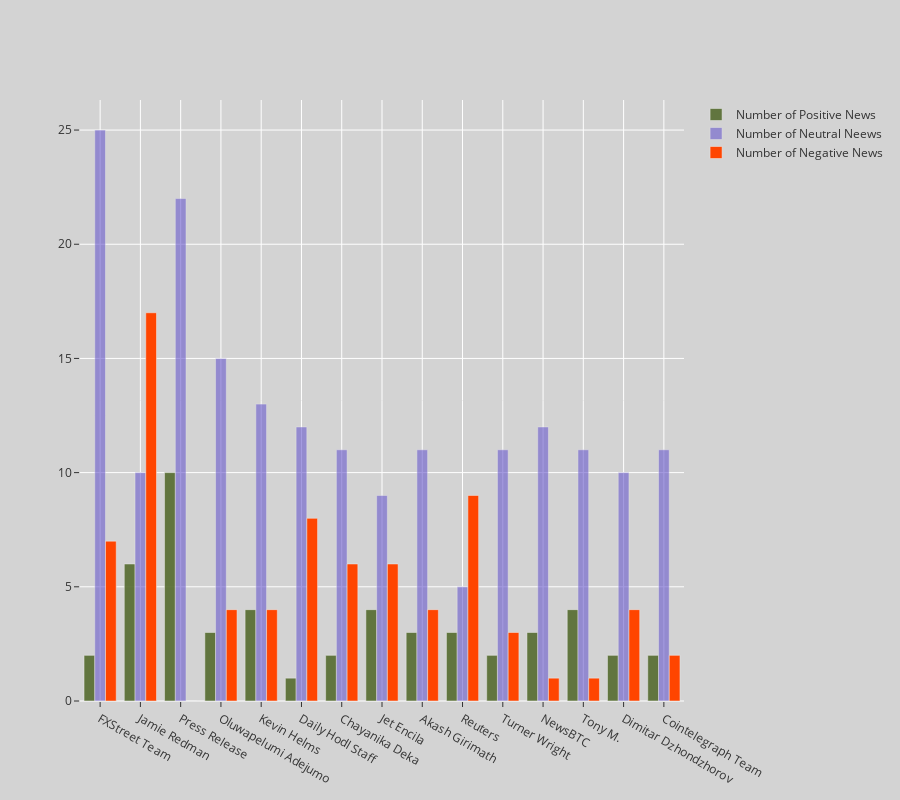

The notebook cell saved with this chart:
### Markdown cell above
---

### Code cell
fig8 = make_subplots(rows=1, cols=1)
dff = df[:15]

fig8.add_bar(name="Number of Positive News", x=dff['author'], y=dff['number_of_positive_news'], opacity=0.9, marker_color='DarkOliveGreen')
fig8.add_bar(name="Number of Neutral Neews", x=dff['author'], y=dff['number_of_neutral_news'], opacity=0.6, marker_color='SlateBlue')
fig8.add_bar(name="Number of Negative News", x=dff['author'], y=dff['number_of_negative_news'], opacity=1, marker_color='OrangeRed')

fig8.update_layout(height=800, template='ggplot2', paper_bgcolor='rgb(211, 211, 211)', plot_bgcolor='rgb(211, 211, 211)')
fig8.show()

### Figure 1 — Plotly figure (JSON) as saved in the notebook; plotly's stock layout.template omitted (floating-point values rounded to 4 significant figures)
{"data": [{"marker": {"color": "DarkOliveGreen"}, "name": "Number of Positive News", "opacity": 0.9, "type": "bar", "x": ["FXStreet Team", "Jamie Redman", "Press Release", "Oluwapelumi Adejumo", "Kevin Helms", "Daily Hodl Staff", "Chayanika Deka", "Jet Encila", "Akash Girimath", "Reuters", "Turner Wright", "NewsBTC", "Tony M.", "Dimitar Dzhondzhorov", "Cointelegraph Team"], "y": [2, 6, 10, 3, 4, 1, 2, 4, 3, 3, 2, 3, 4, 2, 2]}, {"marker": {"color": "SlateBlue"}, "name": "Number of Neutral Neews", "opacity": 0.6, "type": "bar", "x": ["FXStreet Team", "Jamie Redman", "Press Release", "Oluwapelumi Adejumo", "Kevin Helms", "Daily Hodl Staff", "Chayanika Deka", "Jet Encila", "Akash Girimath", "Reuters", "Turner Wright", "NewsBTC", "Tony M.", "Dimitar Dzhondzhorov", "Cointelegraph Team"], "y": [25, 10, 22, 15, 13, 12, 11, 9, 11, 5, 11, 12, 11, 10, 11]}, {"marker": {"color": "OrangeRed"}, "name": "Number of Negative News", "opacity": 1, "type": "bar", "x": ["FXStreet Team", "Jamie Redman", "Press Release", "Oluwapelumi Adejumo", "Kevin Helms", "Daily Hodl Staff", "Chayanika Deka", "Jet Encila", "Akash Girimath", "Reuters", "Turner Wright", "NewsBTC", "Tony M.", "Dimitar Dzhondzhorov", "Cointelegraph Team"], "y": [7, 17, 0, 4, 4, 8, 6, 6, 4, 9, 3, 1, 1, 4, 2]}], "layout": {"height": 800, "paper_bgcolor": "rgb(211, 211, 211)", "plot_bgcolor": "rgb(211, 211, 211)", "xaxis": {"anchor": "y", "domain": [0, 1]}, "yaxis": {"anchor": "x", "domain": [0, 1]}}}
